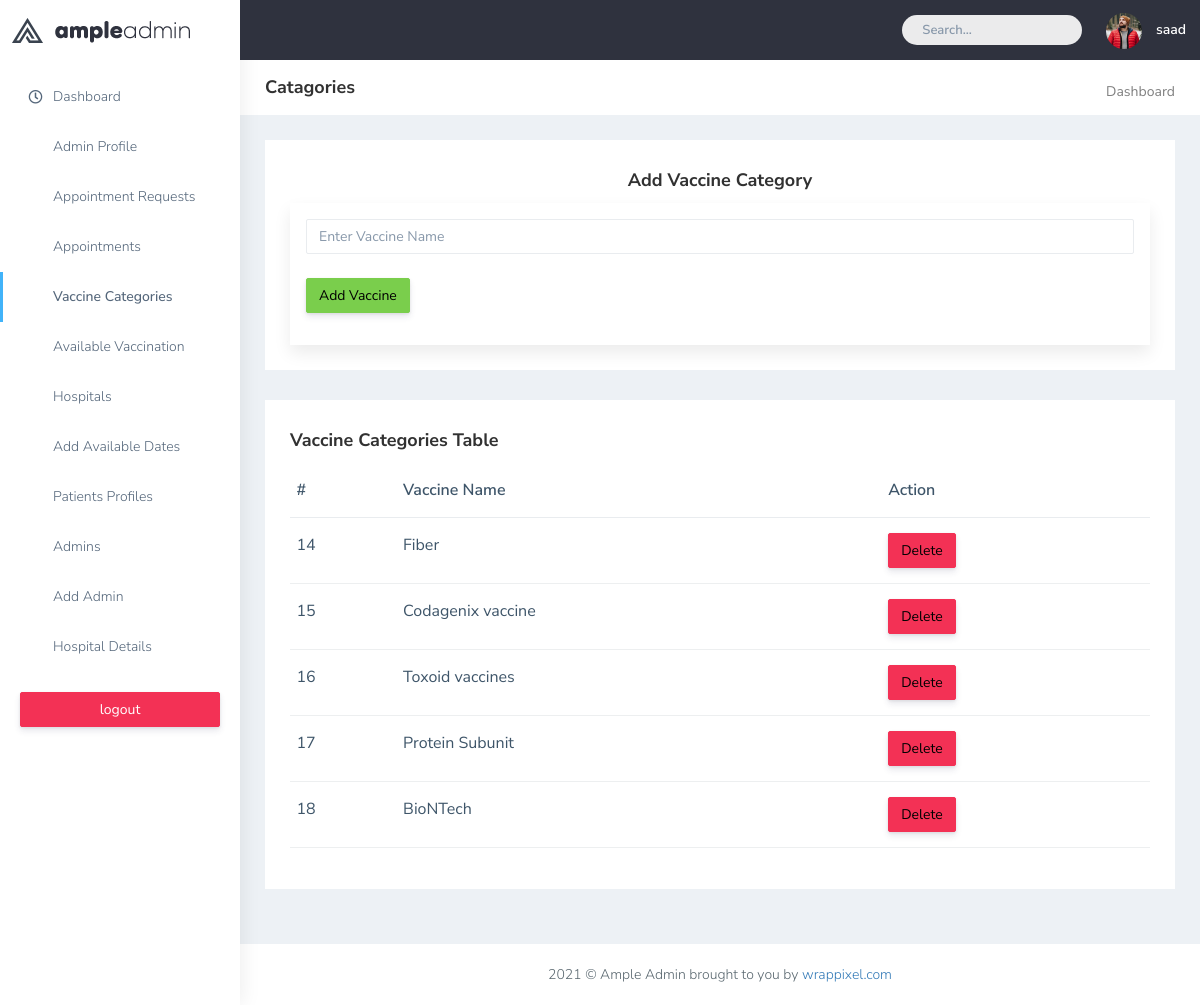
Screenshot of /Eproject/Admin/categories.php (signed in) with the database file from the repository.
### tables this page shows
CREATE TABLE `category` (
  `cid` int(11) NOT NULL,
  `cname` varchar(50) NOT NULL
);

### Eproject/Admin/categories.php (the view, shortened to what this page needs)
<?php
            include 'connect.php';
            include 'aside.php';
            ?>
        <div class="page-wrapper">
            <div class="page-breadcrumb bg-white">
                <div class="row align-items-center">
                    <div class="col-lg-3 col-md-4 col-sm-4 col-xs-12">
                        <h4 class="page-title">Catagories</h4>
                    </div>
                    <div class="col-lg-9 col-sm-8 col-md-8 col-xs-12">
                        <div class="d-md-flex">
                            <ol class="breadcrumb ms-auto">
                                <li><a href="#" class="fw-normal">Dashboard</a></li>
                            </ol>
                        </div>
                    </div>
                </div>
            </div>
            <div class="container-fluid">
                <div class="row">
                    <div class="col-sm-12">
                        <div class="white-box">
                            <h3 class="box-title text-center">Add Vaccine Category</h3>
                            <form action="" class="shadow p-3" method="post">
                                <div class="form-group">
                                <input type="text" class="form-control" name="name" placeholder="Enter Vaccine Name">
                                </div>
                                <div class="form-group mt-4">
                                    <input type="submit" name="add" value='Add Vaccine' class="btn btn-success">
                                </div>
                            </form>
                        </div>
                        <div class="white-box">
                            <h3 class="box-title">Vaccine Categories Table</h3>
                            <div class="table-responsive">
                                <?php
                                    $sql = "SELECT * from category";
                                    $result = mysqli_query($con,$sql);
                                    if(mysqli_num_rows($result) > 0 )
                                    {
                                ?>
                                <table class="table text-nowrap">
                                    <thead>
                                        <tr>
                                            <th class="border-top-0">#</th>
                                            <th class="border-top-0">Vaccine Name</th>
                                            <th class="border-top-0">Action</th>
                                        </tr>
                                    </thead>
                                    <tbody>
                                        <?php
                                            while($row = mysqli_fetch_array($result))
                                            {
                                        ?>
                                        <tr>
                                            <td><?php echo $row['cid']?></td>
                                            <td><?php echo $row['cname']?></td>
                                            <td>
                                                <a href="./categories.php?id=<?php echo $row['cid']?>" class="btn btn-danger">Delete</a>
                                            </td>
                                        </tr>
                                        <?php } ?>
                                    </tbody>
                                </table>
                                <?php
                                }
                                else
                                {
                                    echo "<h1> NO Record Found </h1>";
                                }
                                ?>
                            </div>
                        </div>
                    </div>
                </div>
            </div>
            <?php
            include 'footer.php';
            ?>
</body>
</html>

### Eproject/Admin/aside.php (shortened to what this page needs)
<?php
include 'connect.php';
$curent_admin_email = $_SESSION['admin_email'];
$curent_admin_res = mysqli_query($con,"SELECT * from admin where email='$curent_admin_email '");
$curent_admin_data = mysqli_fetch_assoc($curent_admin_res);
?>
<!DOCTYPE html>
<html dir="ltr" lang="en">
<head>
    <link href="plugins/bower_components/chartist/dist/chartist.min.css" rel="stylesheet">
    <link rel="stylesheet" href="plugins/bower_components/chartist-plugin-tooltips/dist/chartist-plugin-tooltip.css">
    <link href="css/style.min.css" rel="stylesheet">
</head>
<body>
    <div id="main-wrapper" data-layout="vertical" data-navbarbg="skin5" data-sidebartype="full"
        data-sidebar-position="absolute" data-header-position="absolute" data-boxed-layout="full">
        <header class="topbar " data-navbarbg="skin5">
            <nav class="navbar top-navbar navbar-expand-md navbar-dark ">
                <div class="navbar-header" data-logobg="skin6">
                    <a class="navbar-brand" href="index.php">
                        <b class="logo-icon">
                            <img src="plugins/images/logo-icon.png" alt="homepage" />
                        </b>
                        <span class="logo-text">
                            <img src="plugins/images/logo-text.png" alt="homepage" />
                        </span>
                    </a>
                </div>
                <div class="navbar-collapse collapse" id="navbarSupportedContent" data-navbarbg="skin5">
                    <ul class="navbar-nav ms-auto d-flex align-items-center">
                        <li class=" in">
                            <form role="search" class="app-search d-none d-md-block me-3">
                                <input type="text" placeholder="Search..." class="form-control mt-0">
                                <a href="" class="active">
                                    <i class="fa fa-search"></i>
                                </a>
                            </form>
                        </li>
                        <li>
                            <a class="profile-pic" href="#">
                                <img src="uploads/admin_profile/<?php echo $curent_admin_data['profile']?>" alt="<?php echo $curent_admin_data['profile']?>" width="36"class="img-circle">
                                    <span class="text-white font-medium">
                                    <?php
                                    echo $_SESSION ['admin_name']
                                    ?>
                                    </span></a>
                        </li>
                    </ul>
                </div>
            </nav>
        </header>
        <aside class="left-sidebar" data-sidebarbg="skin6">
            <div class="scroll-sidebar" >
                <nav class="sidebar-nav ">
                    <ul id="sidebarnav">
                        <li class="sidebar-item pt-2">
                            <a class="sidebar-link waves-effect waves-dark sidebar-link" href="index.php"
                                aria-expanded="false">
                                <i class="far fa-clock" aria-hidden="true"></i>
                                <span class="hide-menu">Dashboard</span>
                            </a>
                        </li>
                        <li class="sidebar-item">
                            <a class="sidebar-link waves-effect waves-dark sidebar-link" href="profile.php"
                                aria-expanded="false">
                                <i class="fa fa-user" aria-hidden="true"></i>
                                <span class="hide-menu">Admin Profile</span>
                            </a>
                        </li>
                        <li class="sidebar-item">
                            <a class="sidebar-link waves-effect waves-dark sidebar-link" href="appointment.php"
                                aria-expanded="false">
                                <i class="fa fa-user" aria-hidden="true"></i>
                                <span class="hide-menu">Appointment Requests</span>
                            </a>
                        </li>
                        <li class="sidebar-item">
                            <a class="sidebar-link waves-effect waves-dark sidebar-link" href="bokkedappointment.php"
                                aria-expanded="false">
                                <i class="fa fa-user" aria-hidden="true"></i>
                                <span class="hide-menu">Appointments</span>
                            </a>
                        </li>
                        <li class="sidebar-item" >
                            <a class="sidebar-link waves-effect waves-dark sidebar-link" href="categories.php"
                                aria-expanded="false">
                                <i class="fa fa-table" aria-hidden="true"></i>
                                <span class="hide-menu">Vaccine Categories</span>
                            </a>
                        </li>
                        <li class="sidebar-item" >
                            <a class="sidebar-link waves-effect waves-dark sidebar-link" href="availablevac.php"
                                aria-expanded="false">
                                <i class="fa fa-table" aria-hidden="true"></i>
                                <span class="hide-menu">Available Vaccination</span>
                            </a>
                        </li>
                        <li class="sidebar-item" >
                            <a class="sidebar-link waves-effect waves-dark sidebar-link" href="hospitals.php"
                                aria-expanded="false">
                                <i class="fa fa-table" aria-hidden="true"></i>
                                <span class="hide-menu">Hospitals</span>
                            </a>
                        </li>
                        <li class="sidebar-item" >
                            <a class="sidebar-link waves-effect waves-dark sidebar-link" href="adddates.php"
                                aria-expanded="false">
                                <i class="fa fa-table" aria-hidden="true"></i>
                                <span class="hide-menu">Add Available Dates</span>
                            </a>
                        </li>
                        <li class="sidebar-item" >
                            <a class="sidebar-link waves-effect waves-dark sidebar-link" href="patientsprofile.php"
                                aria-expanded="false">
                                <i class="fa fa-font" aria-hidden="true"></i>
                                <span class="hide-menu">Patients Profiles</span>
                            </a>
                        </li>
                        <li class="sidebar-item" >
                            <a class="sidebar-link waves-effect waves-dark sidebar-link" href="admins.php"
                                aria-expanded="false">
                                <i class="fa fa-columns" aria-hidden="true"></i>
                                <span class="hide-menu">Admins</span>
                            </a>
                        </li>
                        <li class="sidebar-item" >
                            <a class="sidebar-link waves-effect waves-dark sidebar-link" href="addadmin.php"
                                aria-expanded="false">
                                <i class="fa fa-columns" aria-hidden="true"></i>
                                <span class="hide-menu">Add Admin</span>
                            </a>
                        </li>
                        <li class="sidebar-item" >
                            <a class="sidebar-link waves-effect waves-dark sidebar-link" href="hospitaldetails.php"
                                aria-expanded="false">
                                <i class="fa fa-info-circle" aria-hidden="true"></i>
                                <span class="hide-menu">Hospital Details</span>
                            </a>
                        </li>
                        <li class="text-center p-20 upgrade-btn">
                            <a href="./logout.php"
                                class="btn d-grid btn-danger text-white">
                                logout</a>
                        </li>
                    </ul>
                </nav>
            </div>
        </aside>

### rows the page displays
category: cid "14", cname "Fiber"
category: cid "15", cname "Codagenix vaccine"
category: cid "16", cname "Toxoid vaccines"
category: cid "17", cname "Protein Subunit"
category: cid "18", cname "BioNTech"

### other values shown
$_SESSION ['admin_name'] "saad"
